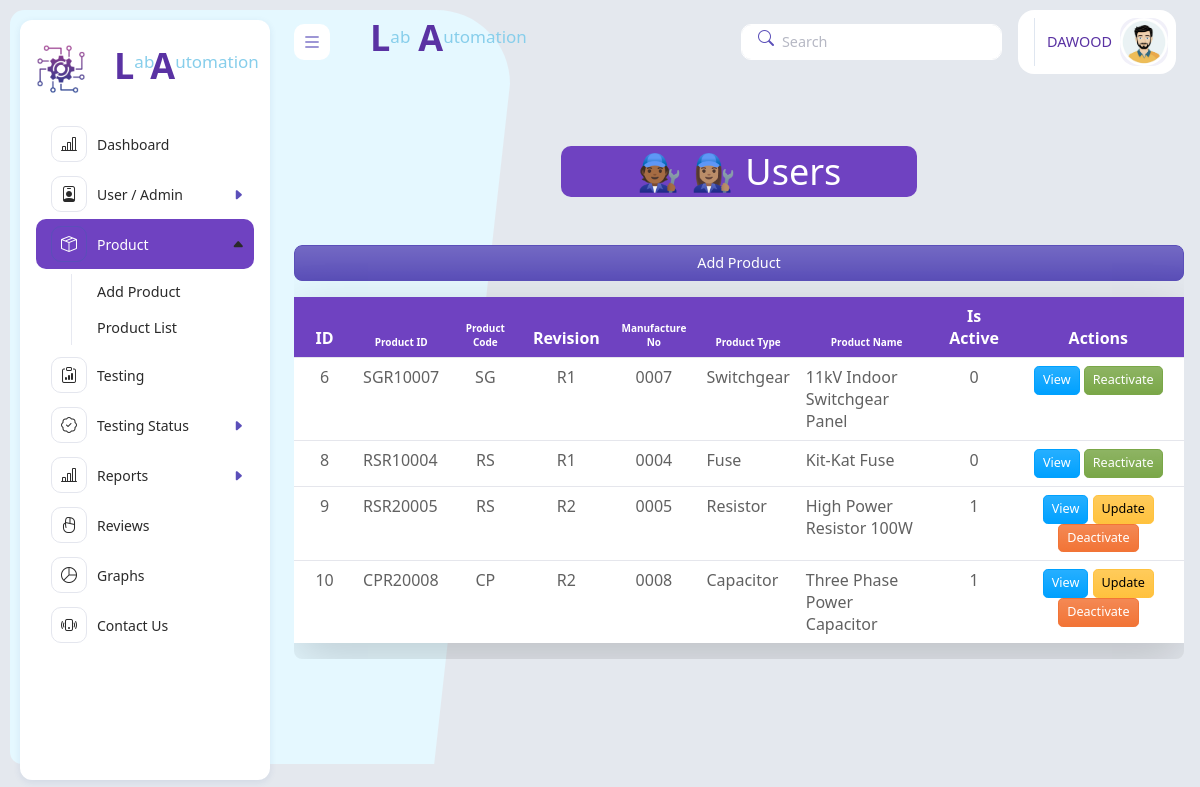
/products-list.php (signed in), run on an earlier commit of the app's database.
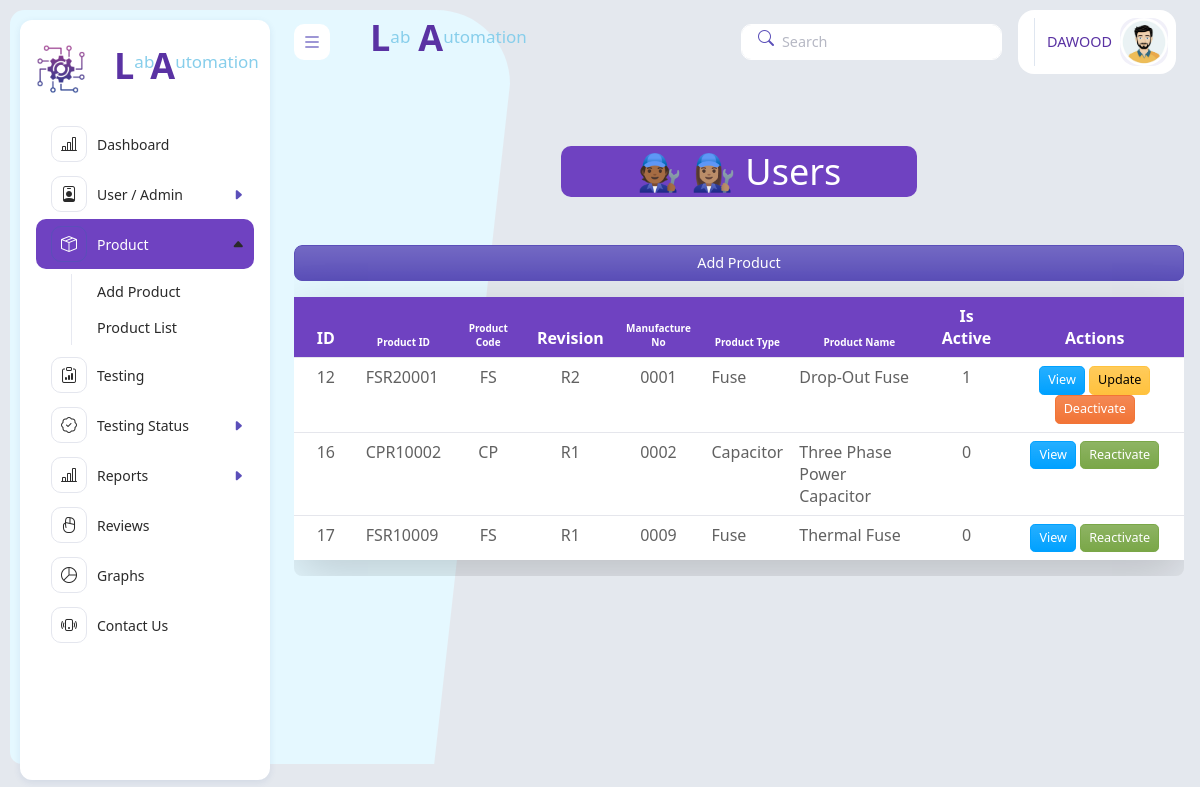
And on a later commit of the database.
### tables this page shows
CREATE TABLE `products` (
  `id` int(11) NOT NULL,
  `product_id` varchar(12) NOT NULL,
  `product_code` varchar(2) NOT NULL,
  `rivision` varchar(11) NOT NULL,
  `manufacturing_no` varchar(50) NOT NULL,
  `product_type` varchar(11) NOT NULL,
  `product_name` varchar(200) NOT NULL,
  `is_active` tinyint(1) DEFAULT 1
);

### products-list.php (the view, shortened to what this page needs)
<?php
include 'header.php';
include "backend/db.php";
$query =" SELECT * FROM products ";
$res = mysqli_query($conn,$query);
?>
<div class="app-body">
<h1 class="title text-center my-5 p-1" > 🧑🏾‍🔧 👩🏽‍🔧  Users</h1>
<div class="table-responsive rounded">
     <?php if($_SESSION['user']['roll'] == 'admin'){?>
    <a href="add-product.php" class="btn btn-primary d-block mb-3  "> Add Product</a>
    <?php }?>
    <table class="table  table-hover table-border shadow-lg p-3" >
        <thead>
            <tr>
                <th id="th" >ID</th>
                <th id="th"  class="font">Product ID</th>
                <th id="th"  class="font">Product Code</th>
                <th id="th" >Revision</th>
                <th id="th" class="font">Manufacture No</th>
                <th id="th"  class="font">Product Type</th>
                <th id="th"  class="font">Product Name</th>
                <th id="th"  >Is Active</th>
                <?php if($_SESSION['user']['roll'] == 'admin'){?>
                <th id="th"  colspan="6">Actions</th>
                <?php }?>
            </tr>
        </thead>
        <tbody>
            <?php
            if (mysqli_num_rows($res)>0) {
                while($data = mysqli_fetch_assoc($res)){
            ?>
            <tr>
                <td id="td" class="text-center" ><?= $data["id"] ?></td>
                <td ><?= $data["product_id"] ?></td>
                <td id="wid" class="text-center" ><?= $data["product_code"] ?></td>
                <td id="td" class="text-center" ><?= $data["rivision"] ?></td>
                <td id="wid" class="text-center" ><?= $data["manufacturing_no"] ?></td>
                <td ><?= $data["product_type"] ?></td>
                <td id="id2"><?= $data["product_name"] ?></td>
                <td id="td" class="text-center" ><?= $data["is_active"] ?></td>
               <?php if($_SESSION['user']['roll'] == 'admin'){?>
              <td id="td1"colspan="6" class="text-center" >
<?php
if($data['is_active'] == 1){
    ?>
    <a href="view-product.php?id=<?= $data['id']?>" class="btn btn-info btn-sm">View</a>
    <a href="edit.php?id=<?= $data['id']?>" class="btn btn-warning btn-sm">Update</a>
    <a href="backend/deactivate-product.php?id=<?= $data['id']?>"
       class="btn btn-danger btn-sm"
       onclick="return confirm('Deactivate this product?')">Deactivate</a>
    <?php
}else{
    ?>
    <a href="view-product.php?id=<?= $data['id']?>" class="btn btn-info btn-sm">View</a>
    <a href="backend/reactivate-product.php?id=<?= $data['id']?>"
       class="btn btn-success btn-sm">Reactivate</a>
    <?php
}
?>
</td>
<?php }?>
            </tr>
            <?php }}?>
        </tbody>
    </table>
</div>
</div>
<?php
include 'footer.php';
?>

### header.php (shortened to what this page needs)
<!DOCTYPE php>
<php lang="en">
<head>
   <link rel="stylesheet" href="assets/vendor/calendar/css/custom.css" />
   <link rel="stylesheet" href="assets/css/main.min.css">
</head>
<link rel="stylesheet" href="assets/fonts/bootstrap/bootstrap-icons.min.css" />
    <link rel="stylesheet" href="assets/css/main.min.css" />
    <link rel="stylesheet" href="assets/fonts/bootstrap/bootstrap-icons.min.css" />
    <link rel="stylesheet" href="assets/css/main.min.css" />
    <link rel="stylesheet" href="assets/vendor/overlay-scroll/OverlayScrollbars.min.css" />
  </head>
  <body>
    <div class="page-wrapper">
      <div class="main-container">
        <nav id="sidebar" class="sidebar-wrapper">
          <div class="app-brand  p-3 my-2 m-auto">
            <a href="index.php" class="d-flex">
              <img src="assets/images/log9.png" class="logo" alt="Auto_logo" class="img-fluid " ><p class="mx-3 size "><h1 class="clr"><b>L</b></h1></P><p class=" size"> ab</p> <p> <h1 class="clr"> <b>A</b></h1></P><p class=" size"> utomation</p>
            </a>
          </div>
          <div class="sidebarMenuScroll">
           <ul class="sidebar-menu">
              <li >
                <a href="index.php">
                  <i class="bi bi-bar-chart-line"></i>
                  <span class="menu-text">Dashboard</span>
                  </a>
              </li>
              <li  class="treeview">
                <a href="!#">
                 <i class="bi bi-person-badge"></i>
                  <span class="menu-text clr-nav">User / Admin</span>
                </a>
              </li>
              <li  class="treeview">
                <a href="!#">
                  <i class="bi bi-box-seam"></i>
                  <span class="menu-text">Product</span>
                </a>
                <ul class="treeview-menu">
                  <?php if($_SESSION['user']['roll'] == 'admin'){?>
                  <li>
                    <a href="add-product.php">Add Product</a>
                  </li>
                  <?php }?>
                  <li>
                    <a href="products-list.php">Product List</a>
                  </li>
                </ul>
              </li>
               <?php if($_SESSION['user']['roll'] == 'admin'){?>
              <li>
                <a href="testing.php">
                 <i class="bi bi-clipboard-data"></i>
                  <span class="menu-text">Testing </span>
                </a>
              </li>
              <?php }?>
              <li  class="treeview">
                <a href="#!">
                <i class="bi bi-patch-check"></i>
                  <span class="menu-text">Testing Status</span>
                </a>
              </li>
                  <li  class="treeview">
                    <a href="!#">
                      <i class="bi bi-bar-chart-line"></i>
                      <span class="menu-text">Reports</span>
                    </a>
              </li>
              <li>
                <a href="reviews.php">
                  <i class="bi bi-mouse3"></i>
                  <span class="menu-text">Reviews</span>
                </a>
              </li>
              <li >
                <a href="#!">
                  <i class="bi bi-pie-chart"></i>
                  <span class="menu-text">Graphs</span>
                </a>
              </li>
              <li>
                <a href="contact.php">
                  <i class="bi bi-phone-vibrate"></i>
                  <span class="menu-text">Contact Us</span>
                </a>
              </li>
          </div>
        </nav>
        <div class="app-container">
          <div class="app-header d-flex align-items-center">
            <div class="d-flex">
              <button class="pin-sidebar">
                <i class="bi bi-list lh-1"></i>
              </button>
            </div>
             <p class="mx-3 size "><h1 class="clr ms-2"><b>L</b></h1></P><p class=" size"> ab</p> <p> <h1 class="clr ms-2"> <b>A</b></h1></P><p class=" size"> utomation</p>
            <div class="header-actions">
              <?php if (basename($_SERVER['PHP_SELF']) == 'products-list.php') {?>
              <div class="search-container d-xl-block d-none me-3">
                <input type="text" class="form-control" id="searchData" placeholder="Search" />
                <i class="bi bi-search"></i>
              </div>
              <?php }?>
              <div class="bg-white p-2 rounded-4 d-flex align-items-center">
                <div class="dropdown ms-2">
                  <a id="userSettings" class="dropdown-toggle user-settings" href="#!" role="button"
                    data-bs-toggle="dropdown" aria-expanded="false">
                    <span class="me-2 text-truncate clr d-lg-block d-none"><?php echo $_SESSION['user']['name']; ?></span>
                    <div class="icon-box md rounded-4 fw-bold bg-primary-subtle text-primary">
                       <img style="width: 100%; height: 100%;border-radius: 50%;" src="assets/images/<?php echo $_SESSION['user']['image']; ?>" alt="user pic">
                    </div>
                  </a>
                </div>
              </div>
            </div>
          </div>

### footer.php (shortened to what this page needs)
          <div class="app-footer">
          </div>
        </div>
      </div>
    </div>
  </body>
</html>

### header.php (style rules this page uses)
.sidebar-menu > li.active > a, .sidebar-menu > li.active.current-page > a { background-color: #6f42c1 !important; color: #ffffff !important; }
.sidebar-menu > li.active > a i { color: #ffffff !important; }
.clr { color: #5a32a3 !important; margin-left:-4px; }
.size { font-size:17px; margin-top:5px; color: Skyblue; }
.font { font-size: 10px;/ }

### products-list.php (style rules this page uses)
.title { font-size: 36px; background: #6f42c1; color: white; margin-left: 30%; margin-right: 30%; border-radius: 10px; }
#th { background: #6f42c1; color : white; text-align:center; justify-content:center; flex-direction: }
#td { width: 10%; }
#td1 { width: 35%; }
#id2 { width: 20%; }
#wid { width: 11%; }

What changed in the data, as far as the page shows it:
removed products: id "6", product "SGR10007", product_code "SG", rivision "R1", manufacturing_no "0007", product_type "Switchgear", product_name "11kV Indoor Switchgear Panel", is_active "0"
removed products: id "8", product "RSR10004", product_code "RS", rivision "R1", manufacturing_no "0004", product_type "Fuse", product_name "Kit-Kat Fuse", is_active "0"
removed products: id "9", product "RSR20005", product_code "RS", rivision "R2", manufacturing_no "0005", product_type "Resistor", product_name "High Power Resistor 100W", is_active "1"
removed products: id "10", product "CPR20008", product_code "CP", rivision "R2", manufacturing_no "0008", product_type "Capacitor", product_name "Three Phase Power Capacitor", is_active "1"
added products: id "12", product "FSR20001", product_code "FS", rivision "R2", manufacturing_no "0001", product_type "Fuse", product_name "Drop-Out Fuse", is_active "1"
added products: id "16", product "CPR10002", product_code "CP", rivision "R1", manufacturing_no "0002", product_type "Capacitor", product_name "Three Phase Power Capacitor", is_active "0"
added products: id "17", product "FSR10009", product_code "FS", rivision "R1", manufacturing_no "0009", product_type "Fuse", product_name "Thermal Fuse", is_active "0"
